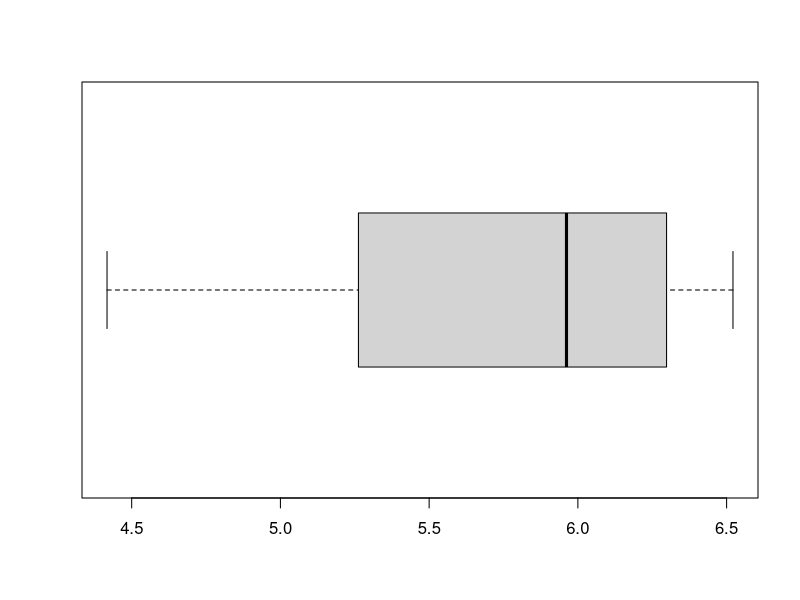

The R script that drew this image:
## ---- chunk 1
?runif
## ---- chunk 2
x = stats::runif(10)
## ---- chunk 3
# calculate mean
base::mean(x)

#calculate median
stats::median(x)
## ---- chunk 4
?rnorm
## ---- chunk 5
#assign a vector 20 of numbers that are a normal distribution with a mean of 6 and a standard deviation of 0.7
x = stats::rnorm(20, mean = 6, sd = 0.7)

#note the following are exactly the same command
#remove white space (entirely preference, I find white space makes code more readable)
#x=rnorm(20,mean=6,sd=0.7)

#mean and sd indicated by their positions in the function, no names needed
#x = rnorm(20, 6, 0.7)

#calculate and output the variance of 'x'
stats::var(x)

#calculate and output the standard deviation of 'x'
stats::sd(x)
## ---- chunk 6
#calcuate the interquartile range
stats::IQR(x)

#calculate the quantiles of the data
stats::quantile(x)
## ---- chunk 7
#plot the vector 'x' as a boxplot horizontally rather than vertically (vertical is the default)
graphics::boxplot(x, horizontal = TRUE)
